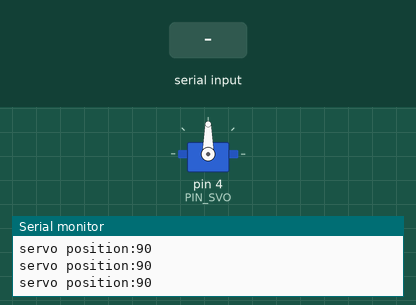
Simulated run of this sketch. Board: Arduino Uno, built with avr-gcc and run on an emulated ATmega328P. Parts: servo, the last lines printed to the serial monitor. The inputs (shaded band) are chosen by the test bench.

Above: at 1.2 s.
1.3 s: "30,150\n" received over Serial
At 1.9 s:
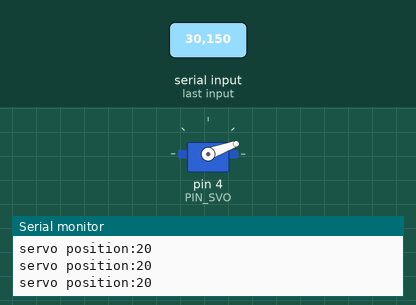
3.0 s: "90,45\n" received over Serial
At 3.14 s:
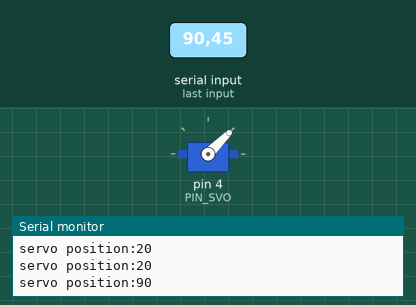
4.7 s: "200\n" received over Serial
At 4.75 s:
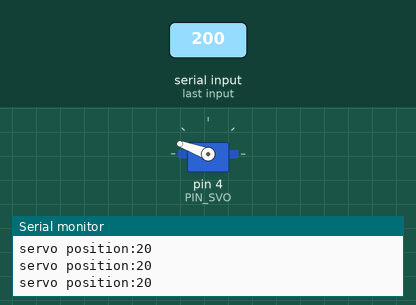
Timing chart, 0 to 7.7 s (numbered marks = the images above; inputs shaded):
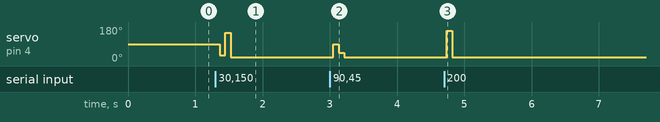

The sketch:

servo.ino
```cpp
// (licence header left out)
#define PIN_SVO 4       // the trigger pin
#define MAX_SVO 160     // maximum servo angle
#define MIN_SVO 20
#include <Servo.h>

Servo snr_servo;  // create servo object to control a servo
                // twelve servo objects can be created on most boards
int pos = 90;    // variable to store the servo position

void setup()
{
    Serial.begin(9600);
    Serial.print("servo start please enter position");
    Serial.setTimeout(1);        // for  Serial.parseInt()
  snr_servo.attach(PIN_SVO);  // attaches the servo on pin 9 to the servo object
}

void loop()
{
    if(Serial.available()) {
        pos = Serial.parseInt();
        if (pos>MAX_SVO) pos = MAX_SVO;
        if (pos<MIN_SVO) pos = MIN_SVO;
    }
    snr_servo.write(pos);              // tell servo to go to position in variable 'pos'
    delay(80);     // waits 15ms for the servo to reach the position
    Serial.print("servo position:");
    Serial.println(pos);
}
```

Measured:
- after the input at 1.3 s, servo on pin 4 (PIN_SVO): 90° → 30° after 0.07 s, → 150° 0.08 s later, → 20° 0.08 s later
- after the input at 3.0 s, servo on pin 4 (PIN_SVO): 20° → 90° after 0.05 s, → 45° 0.08 s later, → 20° 0.08 s later
- after the input at 4.7 s, servo on pin 4 (PIN_SVO): 20° → 160° at once, → 20° 0.08 s later
